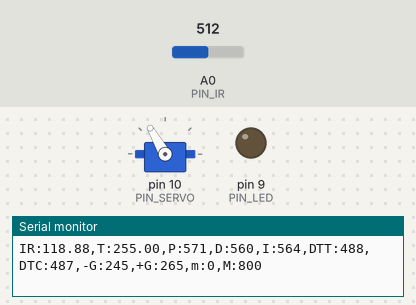
Recording of a sketch running on a simulated Arduino Uno, built with avr-gcc and run on an emulated ATmega328P. Parts: servo, output pins drawn as LEDs (lit = HIGH), the last lines printed to the serial monitor. Inputs (shaded band) come from the test bench; at power-on: A0 (PIN_IR) = 512.

Above: at 6.2 s.
6.3 s: A0 (PIN_IR) set to 306
At 8.1 s:
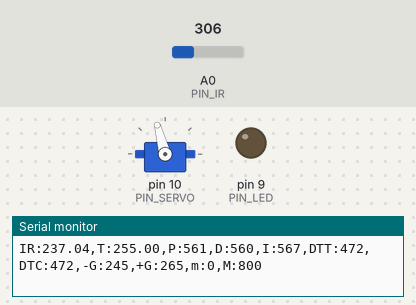
9.3 s: A0 (PIN_IR) set to 245
At 9.87 s:
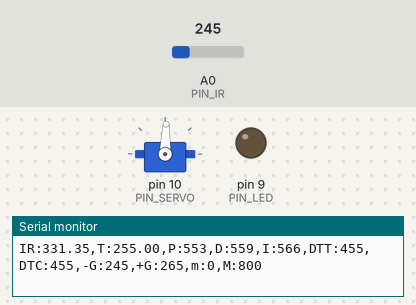
12.3 s: A0 (PIN_IR) set to 122
Timing chart, 0 to 15.3 s (numbered marks = the images above; inputs shaded):
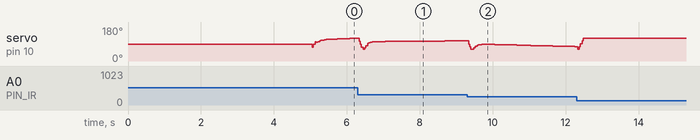

The sketch:

PID2.ino
```cpp
#include <Servo.h>
#define PIN_SERVO 10
#define PIN_LED 9
#define PIN_IR A0

#define DIST_TARGET 255
#define DIST_MIN 100
#define DIST_MAX 410

#define DIST_ALPHA 0.35

#define DUTY_MIN 1170
#define DUTY_NEU 1450
#define DUTY_MAX 1780

#define SERVO_ANGLE 30.0
#define SERVO_SPEED 200

#define DELAY_MICROS 1500

#define INTERVAL_DIST 30
#define INTERVAL_SERVO 40
#define INTERVAL_SERIAL 100

#define _KP 1.7 //  normal : 1.7,50,0.01  0.35
#define _KD 60
#define _KI 0.02

Servo myservo;


float filtered_dist = 0;
int samples_num = 3;

float dist_target = DIST_TARGET;
float dist_raw,dist_ema,x= 0;

unsigned long last_sampling_time_dist,last_sampling_time_servo,last_sampling_time_serial;

bool event_dist, event_servo, event_serial;

int duty_chg_per_interval;
int duty_target, duty_curr = 0;

float error_curr, control, pterm, dterm = 0;
float iterm;
float error_prev = 155;

const float coE[] = {-0.0000293, 0.0176077, -1.8786798, 164.2327593};


void setup() {
  myservo.attach(PIN_SERVO);
  pinMode(PIN_LED,OUTPUT);

  duty_target = duty_curr = DUTY_NEU;
  myservo.writeMicroseconds(DUTY_NEU);

  iterm = 0;

  delay(5000);
  //while(1){}

  Serial.begin(57600);
  duty_chg_per_interval = (DUTY_MAX-DUTY_MIN) * (SERVO_SPEED / SERVO_ANGLE) *(INTERVAL_SERVO/1000.0);

  last_sampling_time_dist = 5000;
  last_sampling_time_servo = 5000;
  last_sampling_time_serial = 5000;

  event_dist = false;
  event_servo = false;
  event_serial = false;
}

void loop() {
  // put your main code here, to run repeatedly:
  if (millis() >= last_sampling_time_dist + INTERVAL_DIST) event_dist= true;
  if (millis() >= last_sampling_time_servo + INTERVAL_SERVO) event_servo= true;
  if (millis() >= last_sampling_time_serial + INTERVAL_SERIAL) event_serial= true;

  if(event_dist){
    event_dist = false;

    x = filtered_ir_distance();
    filtered_dist = coE[0] * pow(x,3) + coE[1] * pow(x,2) + coE[2] * x + coE[3];

    error_curr = dist_target - filtered_dist ;

    pterm = _KP * error_curr;
    dterm = _KD * (error_curr - error_prev);
    iterm += _KI * error_curr;
    control = pterm + dterm + iterm; //pterm + dterm + iterm
    duty_target = DUTY_NEU + control;

    if(duty_target < DUTY_MIN) duty_target = DUTY_MIN;
    if(duty_target > DUTY_MAX) duty_target = DUTY_MAX;

    last_sampling_time_dist += INTERVAL_DIST;
    error_prev = error_curr;
  }

  if(event_servo){
    event_servo = false;

    if(duty_target > duty_curr){
      duty_curr += duty_chg_per_interval;
      if(duty_curr >= duty_target) duty_curr = duty_target;
    }
    else {
      duty_curr -= duty_chg_per_interval;
      if(duty_curr < duty_target) duty_curr = duty_target;
    }

   myservo.writeMicroseconds(duty_curr);

   last_sampling_time_servo += INTERVAL_SERVO;
  }


  if(event_serial) {
    event_serial = false;
    Serial.print("IR:");
    Serial.print(filtered_dist);
    Serial.print(",T:");
    Serial.print(dist_target);
    Serial.print(",P:");
    Serial.print(map(pterm,-1000,1000,510,610));
    Serial.print(",D:");
    Serial.print(map(dterm,-1000,1000,510,610));
    Serial.print(",I:");
    Serial.print(map(iterm,-1000,1000,510,610));
    Serial.print(",DTT:");
    Serial.print(map(duty_target,1000,2000,410,510));
    Serial.print(",DTC:");
    Serial.print(map(duty_curr,1000,2000,410,510));
    Serial.println(",-G:245,+G:265,m:0,M:800");

    last_sampling_time_serial += INTERVAL_SERIAL;
  }
}


float ir_distance(void){
  float val;
  float dist_cali;
  float volt = float(analogRead(PIN_IR));
  val = ((6762.0/(volt-9.0))-4.0) * 10.0;

  return val;
}


float under_noise_filter(void){
  int currReading;
  int largestReading = 0;
  for (int i = 0; i < samples_num; i++) {
    currReading = ir_distance();
    if (currReading > largestReading) { largestReading = currReading; }

    delayMicroseconds(DELAY_MICROS);
  }
  return largestReading;
}

float filtered_ir_distance(void){
  int currReading;
  int lowestReading = 1024;
  for (int i = 0; i < samples_num; i++) {
    currReading = under_noise_filter();
    if (currReading < lowestReading) { lowestReading = currReading; }
  }
  // ema 필터 추가
  dist_ema = DIST_ALPHA*lowestReading + (1-DIST_ALPHA)*dist_ema;
  return dist_ema;
}
```
